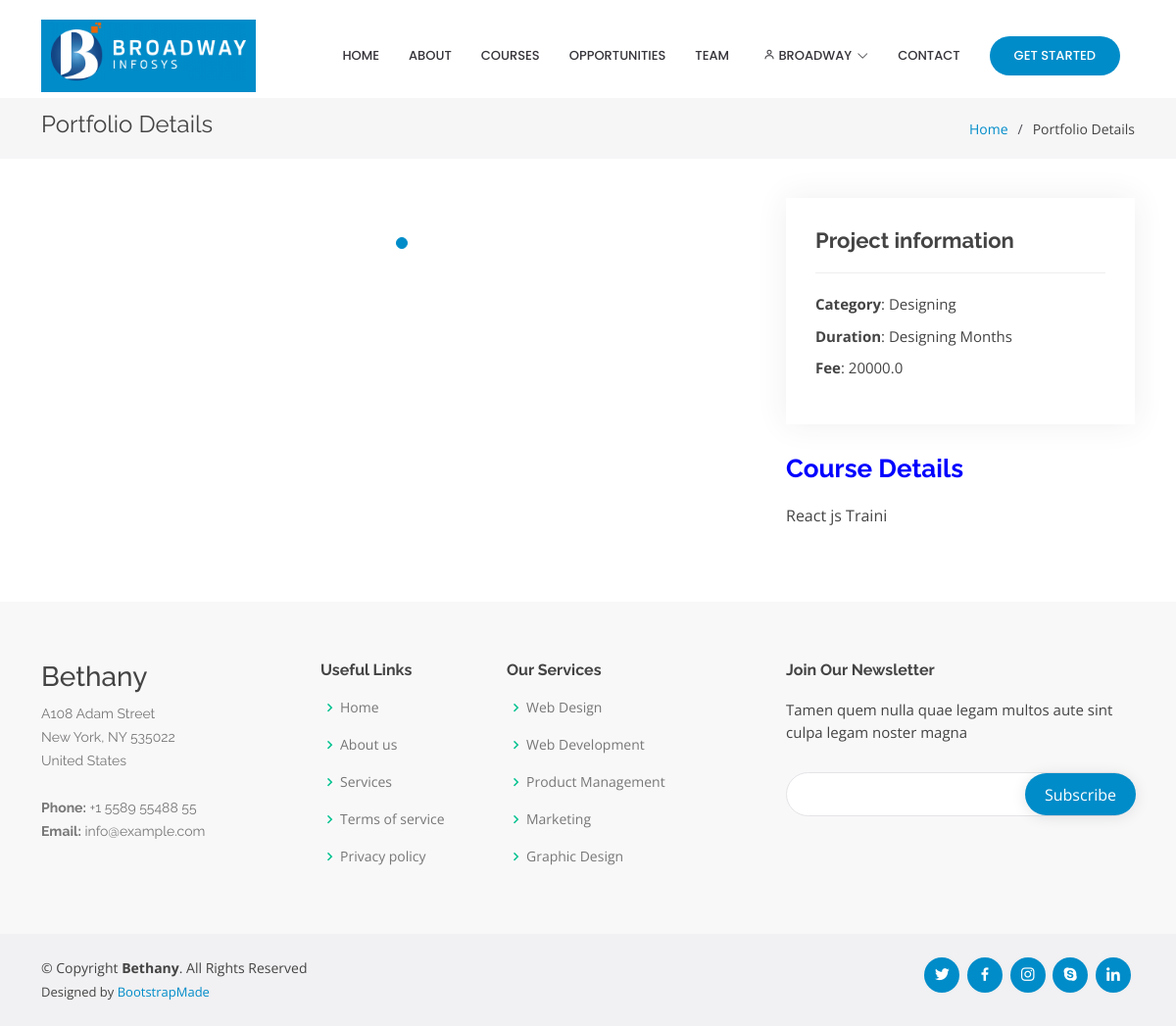
Page /courses/single/1 (signed in) on the committed database.
### users/models.py (models this page shows)
class User(AbstractUser):
    is_teacher = models.BooleanField(default=False)
    is_student = models.BooleanField(default=False)
    type = models.CharField(max_length=100, choices=[('Teacher', 'Teacher'), ('Student', 'Student')], default='Student')

### courses/models.py (models this page shows, shortened)
class Course(models.Model):
    name = models.CharField(max_length=255)
    type = models.ForeignKey(Type, on_delete=models.CASCADE, null=True, blank=True)
    duration = models.IntegerField()
    details = models.TextField()
    fee = models.FloatField()
    image = models.ImageField(upload_to='courses', null=True, blank=True)

class Type(models.Model):
    title = models.CharField(max_length=100)
    content = models.CharField(max_length=256)
    is_active = models.BooleanField(default=True)
    def __str__(self):
        return self.title

### courses/views.py (the view)
# urls.py: path('single/<id>', views.show_single_course, name='single_course'),
def show_single_course(request, id):
    course = Course.objects.get(id=id)
    return render(request, 'single_course.html', {'course': course, 'MEDIA_URL': MEDIA_URL})

### templates/single_course.html (shortened to what this page needs)
{% extends 'base.html' %}
{% load static %}
{% block content %}
    <main id="main">
        <section id="breadcrumbs" class="breadcrumbs">
            <div class="container">
                <div class="d-flex justify-content-between align-items-center">
                    <h2>Portfolio Details</h2>
                    <ol>
                        <li><a href="index.html">Home</a></li>
                        <li>Portfolio Details</li>
                    </ol>
                </div>
            </div>
        </section>
        <section id="portfolio-details" class="portfolio-details">
            <div class="container">
                <div class="row gy-4">
                    <div class="col-lg-8">
                        <div class="portfolio-details-slider swiper-container">
                            <div class="swiper-wrapper align-items-center">
                                <div class="swiper-slide">
                                </div>
                            </div>
                            <div class="swiper-pagination"></div>
                        </div>
                    </div>
                    <div class="col-lg-4">
                        <div class="portfolio-info">
                            <h3>Project information</h3>
                            <ul>
                                <li><strong>Category</strong>: {{ course.type }}</li>
                                <li><strong>Duration</strong>: {{ course.type }} Months</li>
                                <li><strong>Fee</strong>: {{ course.fee }}</li>
                            </ul>
                        </div>
                        <div class="portfolio-description">
                            <h2>Course Details</h2>
                            <p>
                                {{ course.details|slice:"0:15" }}
                            </p>
                        </div>
                    </div>
                </div>
            </div>
        </section>
    </main>
{% endblock %}

### templates/base.html (shortened to what this page needs)
<!DOCTYPE html>
{% load static %}
<html lang="en">
<head>
    <link href="{% static 'assets/vendor/aos/aos.css' %}" rel="stylesheet">
    <link href="{% static 'assets/vendor/bootstrap/css/bootstrap.min.css' %}" rel="stylesheet">
    <link href="{% static 'assets/vendor/bootstrap-icons/bootstrap-icons.css' %}" rel="stylesheet">
    <link href="{% static 'assets/vendor/boxicons/css/boxicons.min.css' %}" rel="stylesheet">
    <link href="{% static 'assets/vendor/glightbox/css/glightbox.min.css' %}" rel="stylesheet">
    <link href="{% static 'assets/vendor/remixicon/remixicon.css' %}" rel="stylesheet">
    <link href="{% static 'assets/vendor/swiper/swiper-bundle.min.css' %}" rel="stylesheet">
    <link href="{% static 'assets/css/style.css' %}" rel="stylesheet">
</head>
<body>
<header id="header" class="fixed-top d-flex align-items-center">
    <div class="container">
        <div class="header-container d-flex align-items-center justify-content-between">
            <div class="logo">
                <h1 class="text-light">
                    <a href="{% url 'home' %}">
                        <span><img src="{% static 'images/logo.png' %}" alt="Company Logo"></span>
                    </a>
                </h1>
            </div>
            <nav id="navbar" class="navbar">
                <ul>
                    <li><a class="nav-link scrollto" href="/">Home</a></li>
                    <li><a class="nav-link scrollto {% if 'about' in request.path %} active {% endif %}" href="/about">About</a></li>
                    <li><a class="nav-link scrollto" href="{% url 'courses' %}">Courses</a></li>
                    <li><a class="nav-link scrollto " href="/portfolio">Opportunities</a></li>
                    <li><a class="nav-link scrollto" href="#">Team</a></li>
                    <li class="dropdown"><a href="#">
                        <span>
                            {% if request.user.is_authenticated %}
                                {{ request.user }}
                            {% else %}
                                User
                            {% endif %}
                        </span>
                        <i class="bi bi-chevron-down"></i></a>
                    </li>
                    <li><a class="nav-link scrollto" href="{% url 'contacts' %}">Contact</a></li>
                    <li><a class="getstarted scrollto" href="#about">Get Started</a></li>
                </ul>
            </nav>
        </div>
    </div>
</header>
{% block content %}
{% endblock %}
<footer id="footer">
    <div class="footer-top">
        <div class="container">
            <div class="row">
                <div class="col-lg-3 col-md-6 footer-contact">
                    <h3>Bethany</h3>
                    <p>
                        A108 Adam Street <br>
                        New York, NY 535022<br>
                        United States <br><br>
                        <strong>Phone:</strong> +1 5589 55488 55<br>
                        <strong>Email:</strong> info@example.com<br>
                    </p>
                </div>
                <div class="col-lg-2 col-md-6 footer-links">
                    <h4>Useful Links</h4>
                    <ul>
                        <li><i class="bx bx-chevron-right"></i> <a href="#">Home</a></li>
                        <li><i class="bx bx-chevron-right"></i> <a href="#">About us</a></li>
                        <li><i class="bx bx-chevron-right"></i> <a href="#">Services</a></li>
                        <li><i class="bx bx-chevron-right"></i> <a href="#">Terms of service</a></li>
                        <li><i class="bx bx-chevron-right"></i> <a href="#">Privacy policy</a></li>
                    </ul>
                </div>
                <div class="col-lg-3 col-md-6 footer-links">
                    <h4>Our Services</h4>
                    <ul>
                        <li><i class="bx bx-chevron-right"></i> <a href="#">Web Design</a></li>
                        <li><i class="bx bx-chevron-right"></i> <a href="#">Web Development</a></li>
                        <li><i class="bx bx-chevron-right"></i> <a href="#">Product Management</a></li>
                        <li><i class="bx bx-chevron-right"></i> <a href="#">Marketing</a></li>
                        <li><i class="bx bx-chevron-right"></i> <a href="#">Graphic Design</a></li>
                    </ul>
                </div>
                <div class="col-lg-4 col-md-6 footer-newsletter">
                    <h4>Join Our Newsletter</h4>
                    <p>Tamen quem nulla quae legam multos aute sint culpa legam noster magna</p>
                    <form action="{% url 'subscribe' %}" method="post">
                        <input type="email" name="email">
                        <input type="submit" value="Subscribe">
                    </form>
                </div>
            </div>
        </div>
    </div>
    <div class="container d-md-flex py-4">
        <div class="me-md-auto text-center text-md-start">
            <div class="copyright">
                &copy; Copyright <strong><span>Bethany</span></strong>. All Rights Reserved
            </div>
            <div class="credits">
                Designed by <a href="https://bootstrapmade.com/">BootstrapMade</a>
            </div>
        </div>
        <div class="social-links text-center text-md-right pt-3 pt-md-0">
            <a href="#" class="twitter"><i class="bx bxl-twitter"></i></a>
            <a href="#" class="facebook"><i class="bx bxl-facebook"></i></a>
            <a href="#" class="instagram"><i class="bx bxl-instagram"></i></a>
            <a href="#" class="google-plus"><i class="bx bxl-skype"></i></a>
            <a href="#" class="linkedin"><i class="bx bxl-linkedin"></i></a>
        </div>
    </div>
</footer>
</body>
</html>

### rows in the picture
User: user "BROADWAY"
Course: type "Designing", fee "20000.0", details "React js Traini"
